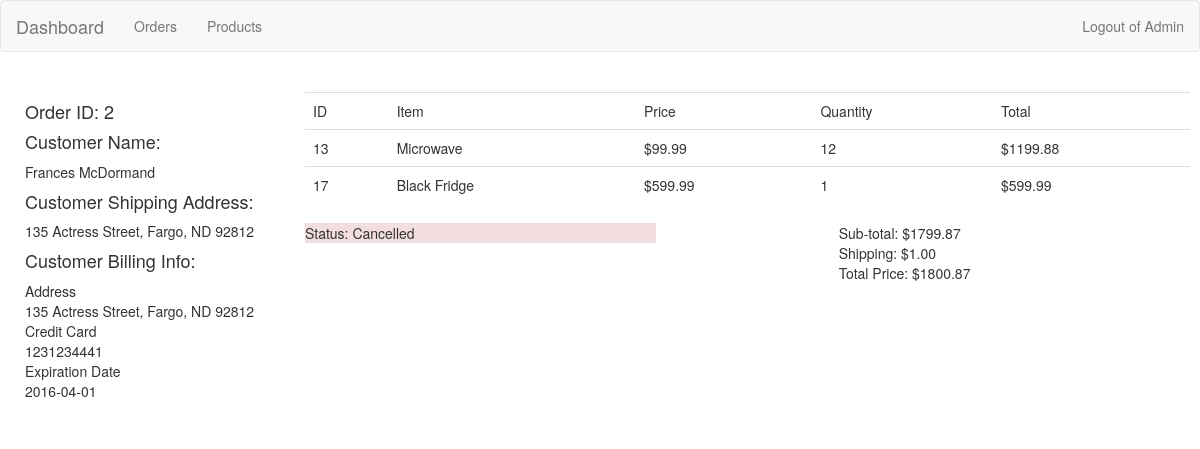
Page /dashboard/orders/show/2 on the committed database.
### tables this page shows
CREATE TABLE `orders` (
  `id` int(11) NOT NULL AUTO_INCREMENT,
  `user_id` int(11) NOT NULL,
  `status` tinyint(4) DEFAULT NULL,
  `created_at` datetime DEFAULT NULL,
  `updated_at` datetime DEFAULT NULL,
  PRIMARY KEY (`id`)
);

CREATE TABLE `users` (
  `id` int(11) NOT NULL AUTO_INCREMENT,
  `first_name` varchar(255) DEFAULT NULL,
  `last_name` varchar(255) DEFAULT NULL,
  `user_level` tinyint(4) DEFAULT NULL,
  `shipping_address_id` int(11) DEFAULT NULL,
  `billing_id` int(11) DEFAULT NULL,
  `created_at` datetime DEFAULT NULL,
  `updated_at` datetime DEFAULT NULL,
  PRIMARY KEY (`id`)
);

CREATE TABLE `billing` (
  `id` int(11) NOT NULL AUTO_INCREMENT,
  `card` bigint(20) DEFAULT NULL,
  `security_code` int(11) DEFAULT NULL,
  `billing_address_id` int(11) DEFAULT NULL,
  `expiration` date DEFAULT NULL,
  PRIMARY KEY (`id`)
);

CREATE TABLE `orders_products` (
  `order_id` int(11) NOT NULL,
  `product_id` int(11) NOT NULL,
  `quantity` int(11) DEFAULT NULL,
  PRIMARY KEY (`order_id`,`product_id`)
);

CREATE TABLE `products` (
  `id` int(11) NOT NULL AUTO_INCREMENT,
  `name` varchar(255) DEFAULT NULL,
  `price` decimal(10,2) DEFAULT NULL,
  `inventory` int(11) DEFAULT NULL,
  `description` text,
  `is_personal` tinyint(4) DEFAULT NULL,
  `category_id` int(11) NOT NULL,
  PRIMARY KEY (`id`)
);

### application/controllers/AdminOrders.php (called while the page is built, shortened)
<?php
class AdminOrders extends CI_Controller {
	public function showOrder($orderID) {
		$this->load->model('Order');
		$info = $this->Order->getOrder($orderID);
		$item = $this->Order->getOrderItems($orderID);
		$data = array('items' => $item, 'info' => $info);
		$this->load->view('adminShowOrderView', $data);
	}
}

### index.php (called while the page is built, shortened)
<?php
require_once BASEPATH.'core/CodeIgniter.php';

### application/models/Order.php (called while the page is built, shortened)
<?php
class Order extends CI_Model {
	public function getOrder($orderID) {
		return $this->db->query("SELECT orders.id, billing.card, billing.expiration, users.first_name, users.last_name, DATE_FORMAT(orders.created_at, '%m-%d-%Y') as date, CONCAT(billadd.street, ', ', billadd.city, ', ', billadd.state, ' ', billadd.zip) as billing_address, CONCAT(shipadd.street, ', ', shipadd.city, ', ', shipadd.state, ' ', shipadd.zip) as shipping_address, SUM(products.price * orders_products.quantity) as total, orders.status FROM orders JOIN users ON orders.user_id=users.id JOIN billing ON users.billing_id=billing.id JOIN addresses as billadd ON billing_address_id=billadd.id JOIN addresses as shipadd ON shipadd.id=users.shipping_address_id JOIN orders_products ON orders_products.order_id = orders.id JOIN products ON products.id=orders_products.product_id WHERE orders.id = {$orderID}")->row_array();
	}
	public function getOrderItems($orderID) {
		return $this->db->query("SELECT * FROM orders_products
			JOIN products ON orders_products.product_id = products.id
				WHERE order_id = {$orderID}")->result_array();
	}
}

### application/views/adminShowOrderView.php (the view, shortened to what this page needs)
<div class="container">
	<div class="row">
		<div class="col-sm-3">
			<h4> Order ID: <?= $info['id'] ?> </h4>
			<h4> Customer Name: </h4>
				<p><?= $info['first_name'] ?> <?= $info['last_name'] ?></p>
			<h4> Customer Shipping Address: </h4>
			<ul class="nav">
				<li><?= $info['shipping_address']?></li>
			</ul>
			<h4> Customer Billing Info: </h4>
			<ul class="nav">
				<li>Address</li>
				<li><?= $info['billing_address'] ?></li>
				<li>Credit Card</li>
				<li><?= $info['card'] ?></li>
				<li>Expiration Date</li>
				<li><?= $info['expiration'] ?></li>
			</ul>
		</div>
		<div class="col-sm-9">
			<div class="row">
				<table class="table">
					<tr>
						<td>ID</td>
						<td>Item</td>
						<td>Price</td>
						<td>Quantity</td>
						<td>Total</td>
					</tr>
				<?php foreach($items as $item) { ?>
					<tr>
						<td><?= $item['product_id'] ?></td>
						<td><?= $item['name'] ?></td>
						<td>$<?= $item['price'] ?></td>
						<td><?= $item['quantity'] ?></td>
						<td>$<?= $item['price']*$item['quantity'] ?></td>
					</tr>
				<?php } ?>
			</table>
			<div class="row">
				<div class="col-sm-5">
					<p class="<?php if($info['status'] == 1) {
															echo 'bg-warning';
														}
														if($info['status'] == 2) {
															echo 'bg-info';
														}
														if($info['status'] == 3) {
															echo 'bg-success';
														}
														if($info['status'] == 0) {
															echo 'bg-danger';
														} ?>">
					Status: <?php if($info['status'] == 1) {
															echo 'Submitted';
														}
														if($info['status'] == 0) {
															echo 'Cancelled';
														} ?></p>
				</div>
				<div class="col-sm-5 pull-right">
					<ul class="nav">
						<li>Sub-total: $<?= $info['total'] ?> </li>
						<li>Shipping: $1.00</li>
						<li>Total Price: $<?= $info['total']+1 ?> </li>
					</ul>
				</div>
			</div>
		</div>
	</div>
</div>

### assets/css/style.css (style rules this page uses)
* { margin: 0; padding: 0; }
.container { background: white; padding:20px 10px; border-radius:20px; }

### rows in the picture
orders: id "2", user.first_name "Frances", user.last_name "McDormand", billing.card "1231234441", billing.expiration "2016-04-01"
orders_products: product "13", product.name "Microwave", product.price "99.99", quantity "12", $item['price']*$item['quantity'] "1199.88"
orders_products: product "17", product.name "Black Fridge", product.price "599.99", quantity "1", $item['price']*$item['quantity'] "599.99"

### other values in the picture
$info['shipping_address'] "135 Actress Street, Fargo, ND 92812"
$info['billing_address'] "135 Actress Street, Fargo, ND 92812"
$info['total'] "1799.87"
$info['total']+1 "1800.87"
